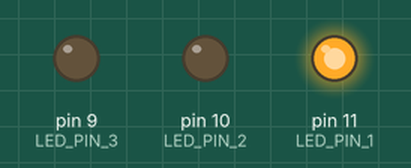
Recording of a sketch running on a simulated Arduino Uno, built with avr-gcc and run on an emulated ATmega328P. Shown: output pins drawn as LEDs (lit = HIGH).

Above: at 1.5 s.
At 4.0 s:
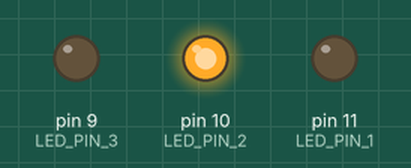
At 5.5 s:
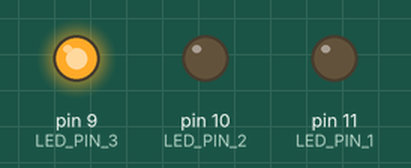
Timing chart, 0 to 7.8 s (numbered marks = the images above):
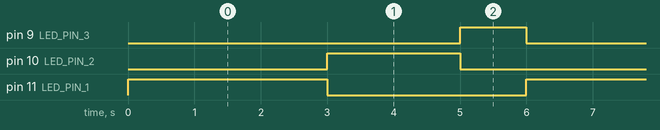

Measured:
- by itself, pin 9 (LED_PIN_3): alternates HIGH for 1.0 s and LOW for 5.0 s
- by itself, pin 10 (LED_PIN_2): alternates HIGH for 2.0 s and LOW for 4.0 s
- by itself, pin 11 (LED_PIN_1): alternates HIGH for 3.0 s and LOW for 3.0 s

The sketch:

traficlight.ino
```cpp
#define LED_PIN_1 11
#define LED_PIN_2 10
#define LED_PIN_3 9
void setup()
{
pinMode(LED_PIN_1, OUTPUT);
pinMode(LED_PIN_2, OUTPUT);
pinMode(LED_PIN_3, OUTPUT);
}
void loop()
{
digitalWrite(LED_PIN_1, HIGH);
digitalWrite(LED_PIN_2, LOW);
digitalWrite(LED_PIN_3, LOW);
delay(3000);
digitalWrite(LED_PIN_1, LOW);
digitalWrite(LED_PIN_2, HIGH);
digitalWrite(LED_PIN_3, LOW);
delay(2000);
digitalWrite(LED_PIN_1, LOW);
digitalWrite(LED_PIN_2, LOW);
digitalWrite(LED_PIN_3, HIGH);
 delay(1000);
 }
```
